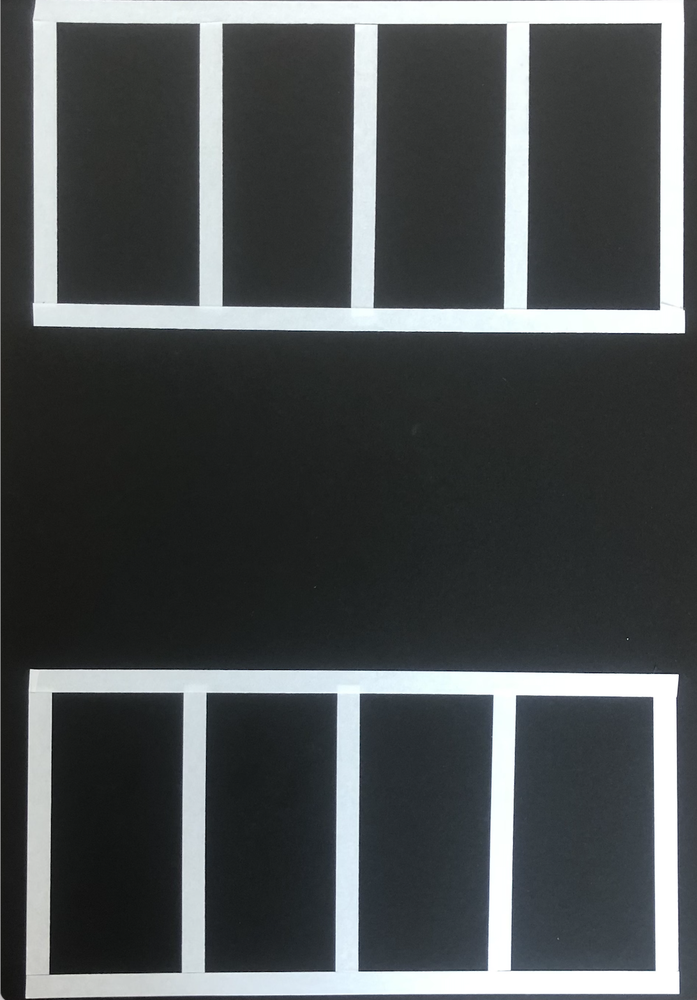
#> input picture 06. Lane Detection/parking.png, 697 x 1000 px, shrunk from 1092 x 1566 before the run
$ python _rectangle_point_detection.py
#> lines starting #> are read from the running program, lines starting #| are printed output that depends on the picture; after the words box and inside, x2 and y2 are one past the last pixel; in counts of white or black regions, pixels touching at a corner belong together
import numpy as np
import cv2

img = cv2.imread('parking.png')
#> img is the input picture: shape (1000, 697, 3); mean B, G, R 81.7, 80.7, 76.6
img2 = img.copy()
imgray = cv2.cvtColor(img, cv2.COLOR_BGR2GRAY)

edge = cv2.Canny(imgray, 100, 200)
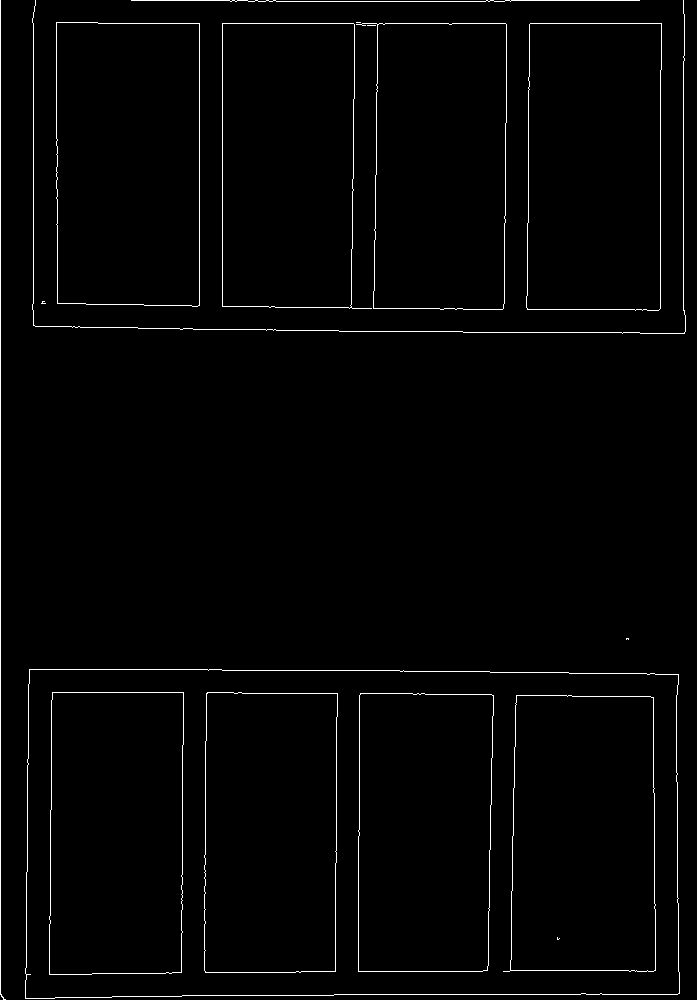
#> edge: shape (1000, 697); 1.6% white in thin lines or dots
contours, hierarchy = cv2.findContours(edge, cv2.RETR_TREE, cv2.CHAIN_APPROX_SIMPLE)
#> contours = 26 contours, 8 with area under 20; largest, box (x1, y1, x2, y2) and area: (25, 669, 680, 999) 210846, (25, 669, 680, 999) 210843, (56, 22, 200, 307) 40119, (56, 22, 200, 307) 40117, (503, 695, 656, 972) 38748

cnt = contours[0]
#> cnt = contour of 75 points, box (x1, y1, x2, y2) (25, 669, 680, 999), area 210846
cv2.drawContours(img, [cnt], 0, (0, 255, 0), 3)
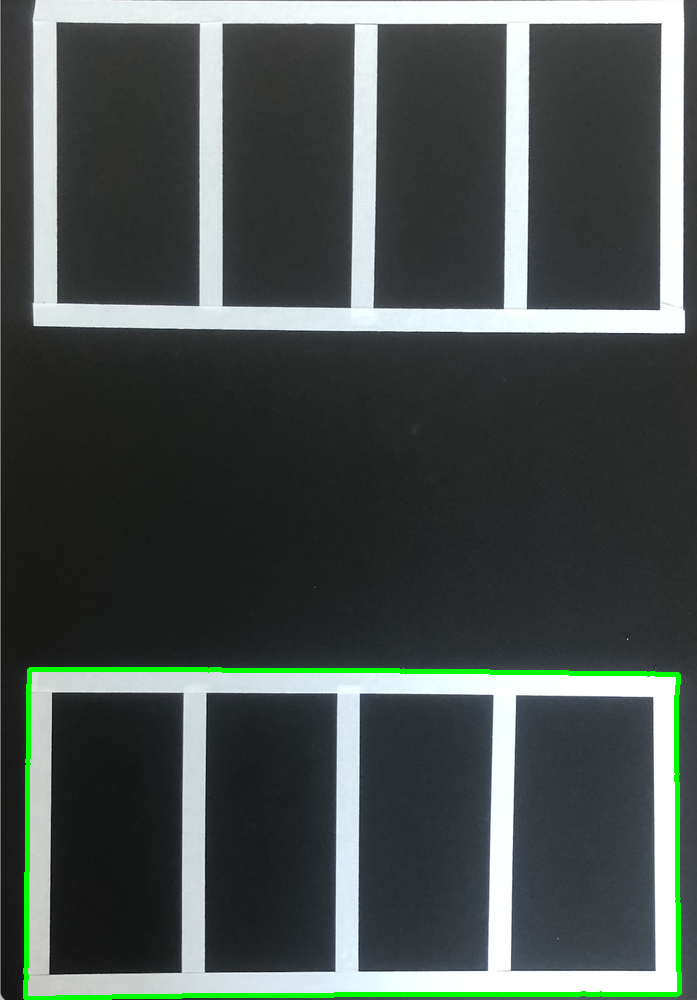
#> img: shape (1000, 697, 3); 1.39% of pixels changed, all inside (x1, y1, x2, y2) = (23, 667, 682, 1000)

epsilon = 0.1 * cv2.arcLength(cnt, True)
#> epsilon = 196.6

approx = cv2.approxPolyDP(cnt, epsilon, True)
#> approx = [[29, 669], [25, 998], [679, 993], [678, 674]]

cv2.drawContours(img2, [approx], 0, (0, 255, 0), 3)
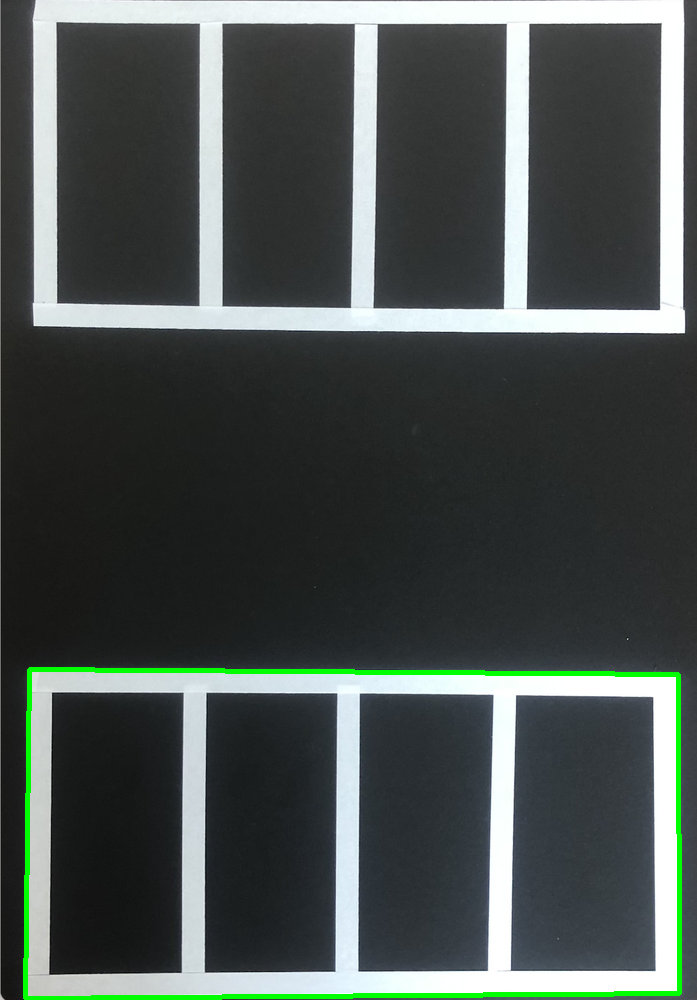
#> img2: shape (1000, 697, 3); 1.39% of pixels changed, all inside (x1, y1, x2, y2) = (23, 667, 682, 1000)

cv2.imshow('Contour', img)
cv2.imshow('Approx', img2)

cv2.waitKey(0)

$ run again, with 06. Lane Detection/capture.png copied over 06. Lane Detection/parking.png
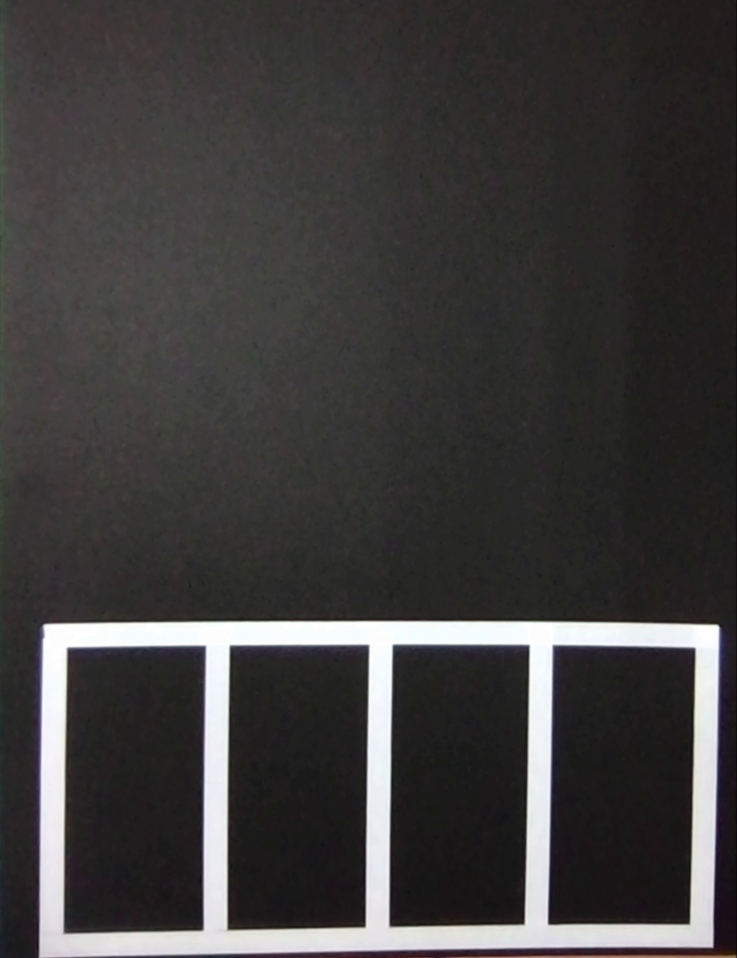
#> input picture 06. Lane Detection/capture.png, 737 x 958 px, shrunk from 1408 x 1830 before the run
#> img is the input picture: shape (958, 737, 3); mean B, G, R 61.2, 61.3, 63.3
#> `edge = cv2.Canny(imgray, 100, 200)`:
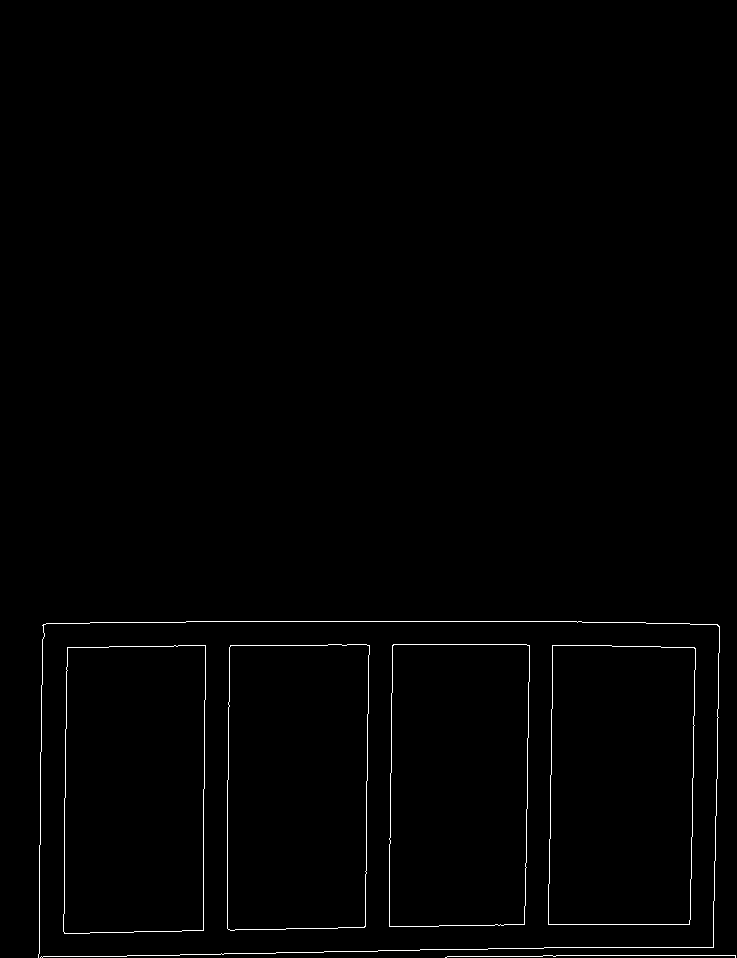
#> edge: shape (958, 737); 0.8% white in thin lines or dots, all inside (x1, y1, x2, y2) = (38, 621, 736, 958)
#> contours = 10 contours, 2 with area under 20; largest, box (x1, y1, x2, y2) and area: (63, 645, 206, 934) 39635, (63, 645, 206, 934) 39633, (548, 645, 696, 925) 39524, (548, 645, 696, 925) 39520, (227, 644, 370, 931) 39370, (227, 644, 370, 931) 39367, (389, 644, 530, 927) 38359, (389, 644, 530, 927) 38356
#> cnt = contour of 21 points, box (x1, y1, x2, y2) (445, 955, 736, 958), area 0
#> img: shape (958, 737, 3); 0.19% of pixels changed, all inside (x1, y1, x2, y2) = (443, 953, 737, 958)
#> epsilon = 58.67
#> approx = [[445, 957], [735, 955]]
#> `cv2.drawContours(img2, [approx], 0, (0, 255, 0), 3)`:
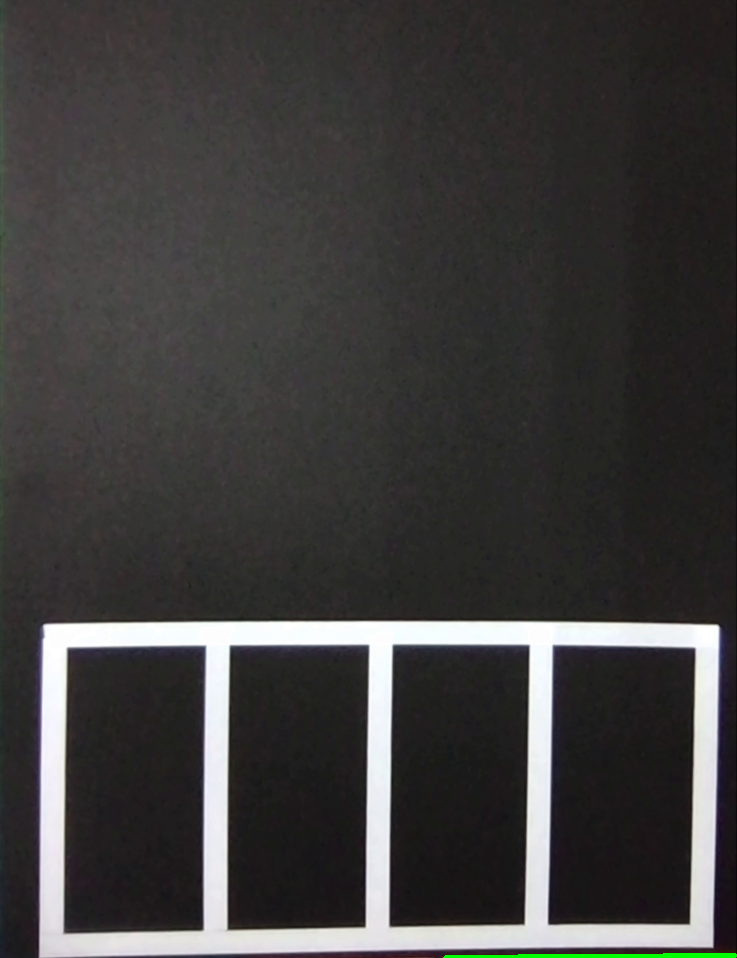
#> img2: shape (958, 737, 3); 0.17% of pixels changed, all inside (x1, y1, x2, y2) = (443, 953, 737, 958)
